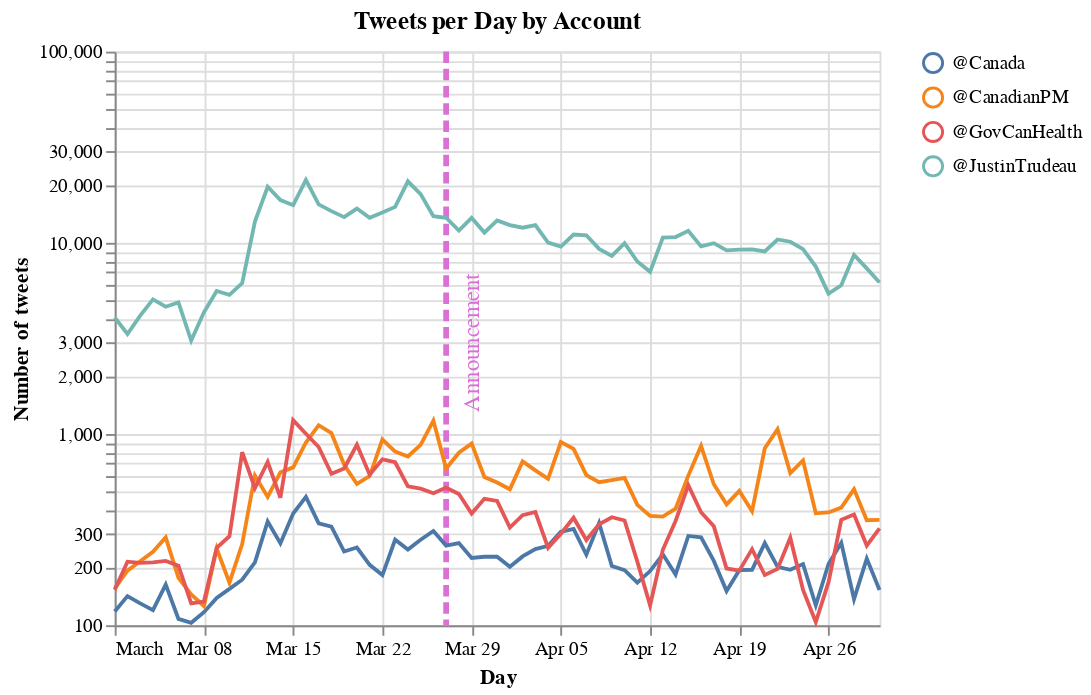

The notebook cell saved with this chart:
### Markdown cell above
When comparing the tweets per day by Canadian Government Twitter accounts, we can find that between March and April 2020, [@Canada](https://twitter.com/Canada) had between 29.1 and 62.4 thousand tweets per day, followed by [@JustinTrudeau](https://twitter.com/JustinTrudeau) that had between 3.5 and 29.7 thousand tweets per day. However, this plot doesn't allow us to identify the number of tweets for the [@CanadianPM](https://twitter.com/CanadianPM) and [@GovCanHealth](https://twitter.com/GovCanHealth) accounts. The best way to show the number of tweets would be using logscale in the y-axis.

### Code cell
lines2 = lines.encode(
    y = alt.Y('tweet:Q', scale=alt.Scale(type='log'), title="Number of tweets")
)

text2 = text.encode(y='y2')

rule + lines2 + text2
# lines2

### Figure 1 — Vega-Lite specification as saved in the notebook (floating-point values rounded to 4 significant figures; data arrays with more than 128 entries replaced by an {"elided": "..."} marker saying what was removed)
{"$schema": "https://vega.github.io/schema/vega-lite/v4.8.1.json", "config": {"view": {"continuousHeight": 300, "continuousWidth": 400}}, "datasets": {"data-00fcdab3bebd8233e51935dcc0d89406": {"elided": "244 records"}, "data-da02480566488a6125b60df9b8a0cb35": [{"color": "orchid", "day": "2020-03-29", "y1": 30000, "y2": 3000}], "data-daf439ad112062105ec1009affdc5e0f": [{"color": "orchid", "day": "2020-03-27"}]}, "layer": [{"data": {"name": "data-daf439ad112062105ec1009affdc5e0f"}, "encoding": {"color": {"field": "color", "scale": null, "title": "", "type": "nominal"}, "x": {"field": "day", "type": "temporal"}}, "mark": {"size": 3, "strokeDash": [6, 3], "type": "rule"}}, {"data": {"name": "data-00fcdab3bebd8233e51935dcc0d89406"}, "encoding": {"color": {"field": "account", "type": "nominal"}, "tooltip": [{"field": "account", "type": "nominal"}, {"field": "tweet", "type": "quantitative"}], "x": {"field": "day", "title": "Day", "type": "temporal"}, "y": {"field": "tweet", "scale": {"type": "log"}, "title": "Number of tweets", "type": "quantitative"}}, "mark": "line", "title": "Tweets per Day by Account"}, {"data": {"name": "data-da02480566488a6125b60df9b8a0cb35"}, "encoding": {"color": {"field": "color", "scale": null, "title": "", "type": "nominal"}, "x": {"field": "day", "type": "temporal"}, "y": {"field": "y2", "type": "quantitative"}}, "mark": {"angle": 270, "size": 12, "text": "Announcement", "type": "text"}}]}
